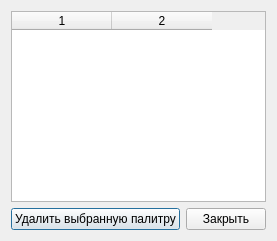
<?xml version="1.0" encoding="UTF-8"?>
<ui version="4.0">
 <class>PaletteManager</class>
 <widget class="QDialog" name="PaletteManager">
  <property name="geometry">
   <rect>
    <x>0</x>
    <y>0</y>
    <width>274</width>
    <height>241</height>
   </rect>
  </property>
  <property name="windowTitle">
   <string>Управление палитрами</string>
  </property>
  <layout class="QVBoxLayout" name="verticalLayout">
   <item>
    <widget class="QTableWidget" name="tableWidget">
     <property name="selectionMode">
      <enum>QAbstractItemView::NoSelection</enum>
     </property>
     <property name="selectionBehavior">
      <enum>QAbstractItemView::SelectItems</enum>
     </property>
     <property name="columnCount">
      <number>2</number>
     </property>
     <property name="horizontalHeaderLabels" stdset="0">
      <stringlist>
       <string>Название</string>
       <string>Цвета</string>
      </stringlist>
     </property>
     <column/>
     <column/>
    </widget>
   </item>
   <item>
    <layout class="QHBoxLayout" name="horizontalLayout">
     <item>
      <widget class="QPushButton" name="deleteButton">
       <property name="text">
        <string>Удалить выбранную палитру</string>
       </property>
      </widget>
     </item>
     <item>
      <widget class="QPushButton" name="closeButton">
       <property name="text">
        <string>Закрыть</string>
       </property>
      </widget>
     </item>
    </layout>
   </item>
  </layout>
 </widget>
 <resources/>
 <connections/>
</ui>
